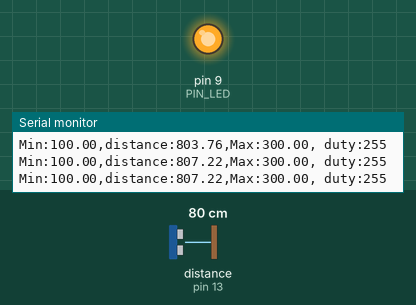
Recording of a sketch running on a simulated Arduino Uno, built with avr-gcc and run on an emulated ATmega328P. Parts: output pins drawn as LEDs (lit = HIGH), the last lines printed to the serial monitor. Wiring (inferred from the names in the program): ultrasonic range finder: trigger pin 12; echo pin 13. Inputs (shaded band) come from the test bench; at power-on: distance to the obstacle (sensor on pin 13) 80 cm. The echo pulse lasts 58.3 µs per cm; pins used as bus, display or sensor lines are not drawn.

Above: at 1.2 s.
1.3 s: distance to the obstacle (sensor on pin 13) set to 18 cm
At 2.6 s:
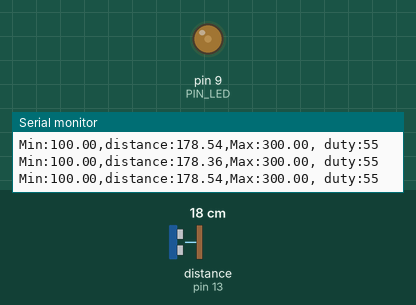
4.3 s: distance to the obstacle (sensor on pin 13) set to 2 cm
At 5.5 s:
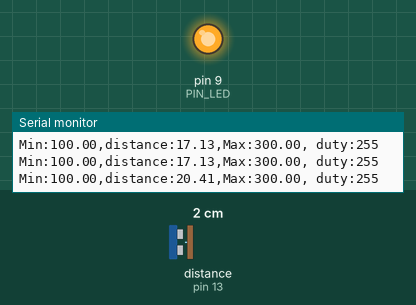
Timing chart, 0 to 7.3 s (numbered marks = the images above; inputs shaded):
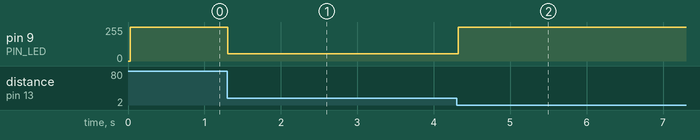

Measured:
- after the input at 1.3 s, pin 9 (PIN_LED): 255/255 → 55/255 at once
- after the input at 4.3 s, pin 9 (PIN_LED): 55/255 → 255/255 at once

The sketch:

08_example_2.ino
```cpp
// Arduino pin assignment
#define PIN_LED  9
#define PIN_TRIG 12   // sonar sensor TRIGGER
#define PIN_ECHO 13   // sonar sensor ECHO

// configurable parameters
#define SND_VEL 346.0     // sound velocity at 24 celsius degree (unit: m/sec)
#define INTERVAL 25      // sampling interval (unit: msec)
#define PULSE_DURATION 10 // ultra-sound Pulse Duration (unit: usec)
#define _DIST_MIN 100.0   // minimum distance to be measured (unit: mm)
#define _DIST_MAX 300.0   // maximum distance to be measured (unit: mm)

#define TIMEOUT ((INTERVAL / 2) * 1000.0) // maximum echo waiting time (unit: usec)
#define SCALE (0.001 * 0.5 * SND_VEL) // coefficent to convert duration to distance

unsigned long last_sampling_time;   // unit: msec

int dutyFromDistance(float d) {
  if (d == 0.0 || d <= _DIST_MIN || d >= _DIST_MAX) return 255;
  float duty;
  if (d <= 200.0) {
    // 100mm -> 255, 200mm -> 0
    duty = 255.0f * (200.0f - d) / (200.0f - _DIST_MIN);
  } else {
    // 200mm -> 0, 300mm -> 255
    duty = 255.0f * (d - 200.0f) / (_DIST_MAX - 200.0f);
  }
  if (duty < 0) duty = 0;
  if (duty > 255) duty = 255;
  return (int)(duty + 0.5f);
}


void setup() {
  // initialize GPIO pins
  pinMode(PIN_LED, OUTPUT);
  pinMode(PIN_TRIG, OUTPUT);  // sonar TRIGGER
  pinMode(PIN_ECHO, INPUT);   // sonar ECHO
  digitalWrite(PIN_TRIG, LOW);  // turn-off Sonar

  // initialize serial port
  Serial.begin(57600);
}


void loop() {
  if (millis() - last_sampling_time < INTERVAL) return;

  float distance = USS_measure(PIN_TRIG, PIN_ECHO);
  int duty = dutyFromDistance(distance);
  analogWrite(PIN_LED, duty);

  Serial.print("Min:");        Serial.print(_DIST_MIN);
  Serial.print(",distance:");  Serial.print(distance);
  Serial.print(",Max:");       Serial.print(_DIST_MAX);
  Serial.print(", duty:");     Serial.println(duty);

  last_sampling_time = millis();
}


// get a distance reading from USS. return value is in millimeter.
float USS_measure(int TRIG, int ECHO)
{
  digitalWrite(TRIG, HIGH);
  delayMicroseconds(PULSE_DURATION);
  digitalWrite(TRIG, LOW);

  unsigned long us = pulseIn(ECHO, HIGH, (unsigned long)TIMEOUT); // 0이면 타임아웃
  return us * SCALE; // mm
}
```
